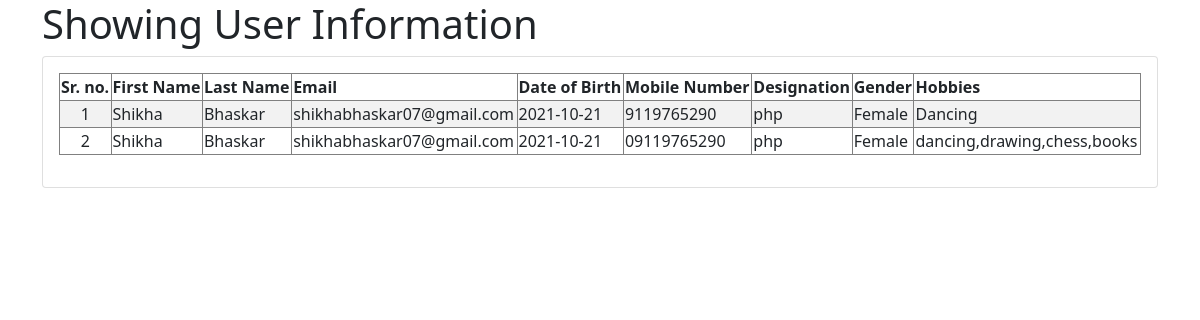
The page /showing_user_info.php on the database its author committed.
### tables this page shows
CREATE TABLE `user_info` (
  `id` int(11) NOT NULL,
  `firstname` varchar(255) NOT NULL,
  `lastname` varchar(255) NOT NULL,
  `email` varchar(255) NOT NULL,
  `dob` varchar(255) NOT NULL,
  `mobile` varchar(255) NOT NULL,
  `designation` varchar(255) NOT NULL,
  `gender` varchar(255) NOT NULL,
  `hobbies` varchar(255) NOT NULL
);

### showing_user_info.php (the view, shortened to what this page needs)
<!doctype html>
<html lang="en">
<head>
    <link href="https://cdn.jsdelivr.net/npm/bootstrap@5.0.2/dist/css/bootstrap.min.css" rel="stylesheet">
</head>
<body>
    <div class="container">
        <h1>Showing User Information</h1>
        <form action="index.php" method="post">
        <div class="card">
                                    <div class="card-body">
                                        <div class="table table-responsive table-invoice">
                                            <table id="MyTable" class="table-striped table-bordered table-hover" style="border-collapse: collapse; border-spacing: 0; width: 100%;">
                                                <thead>
                                                <tr>
                                                    <th>Sr. no.</th>
                                                    <th>First Name</th>
                                                    <th>Last Name</th>
                                                    <th>Email</th>
                                                    <th>Date of Birth</th>
                                                    <th>Mobile Number</th>
                                                    <th>Designation</th>
                                                    <th>Gender</th>
                                                    <th> Hobbies</th>
                                                </tr>
                                            </thead>
                                            <tbody>
                                                <?php
                                                $link = mysqli_connect("localhost","root","","user_info");
                                                $query = "SELECT * FROM `user_info` ORDER BY  id DESC";
                                                $result = mysqli_query($link, $query);
                                                $rowNum = mysqli_num_rows($result);
                                                if ($rowNum > 0) {
                                                    $i = 1;
                                                    while ($row = mysqli_fetch_array($result)) {
                                                        ?>
                                                        <tr>
                                                            <td class="p-0 text-center"><?php echo $i; ?></td>
                                                            <td><?php echo $row['firstname']; ?></td>
                                                            <td><?php echo $row['lastname']; ?></td>
                                                            <td><?php echo $row['email']; ?></td>
                                                            <td><?php echo $row['dob']; ?></td>
                                                            <td><?php echo $row['mobile']; ?></td>
                                                            <td><?php echo $row['designation']; ?></td>
                                                            <td><?php echo $row['gender']; ?></td>
                                                            <td><?php echo $row['hobbies']; ?></td>
                                                        </tr>
                                                        <?php
                                                        $i++;
                                                    }
                                                } else {
                                                    echo '<tr><td colspan="8" class="p-0 text-center">No Record</td></tr>';
                                                }
                                                ?>
                                            </tbody>
                                            </table>
                                        </div>
                                    </div>
                                </div>
                            </div>
</body>
</html>

### rows shown on the page
user_info: firstname "Shikha", lastname "Bhaskar", email "shikhabhaskar07@gmail.com", dob "2021-10-21", mobile "9119765290", designation "php", gender "Female", hobbies "Dancing"
user_info: firstname "Shikha", lastname "Bhaskar", email "shikhabhaskar07@gmail.com", dob "2021-10-21", mobile "09119765290", designation "php", gender "Female", hobbies "dancing,drawing,chess,books"
